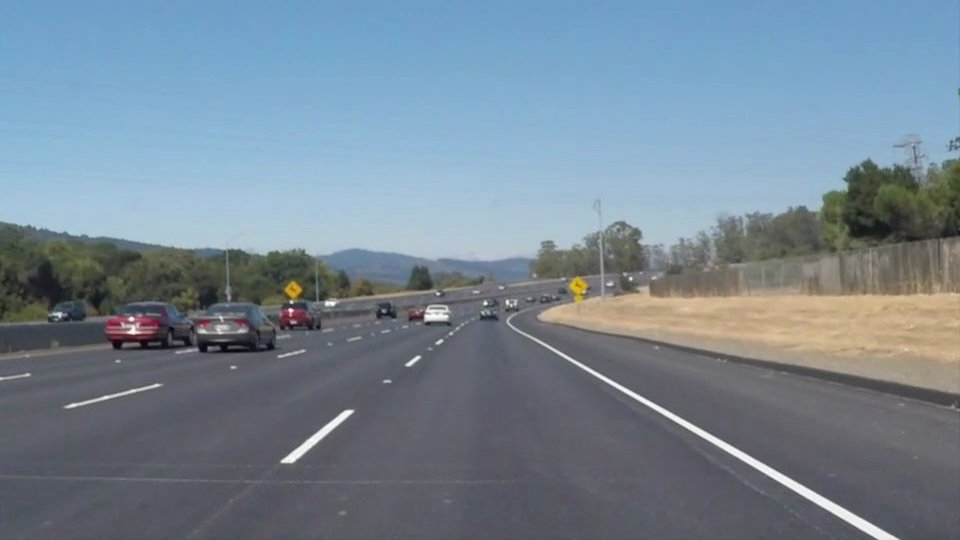
#> input picture test_images/solidWhiteCurve.jpg, 960 x 540 px; its folder holds 4 pictures in this run
$ jupyter execute --allow-errors P1.ipynb   (shell and % lines are left out)
#> lines starting #> are read from the running program, lines starting #| are printed output that depends on the picture; after the words box and inside, x2 and y2 are one past the last pixel; in counts of white or black regions, pixels touching at a corner belong together
#> further down, image is the input picture: shape (540, 960, 3); mean R, G, B 118.5, 134.5, 148.1
### tools.py
import numpy as np
import cv2

# Display tools
import IPython.display
import PIL.Image

# Write tools
from cStringIO import StringIO


## Constants

left_lane_verts = np.array([[[0, 539], [358, 539], [470, 323], [421, 323]]])
right_lane_verts = np.array([[[960 - vert[0], vert[1]] for vert in left_lane_verts[0]]])


## Functions

def showarray(a, fmt='png'):
    '''
    Displays an image without the ugliness of matplotlib
    '''
    a = np.uint8(a)
    f = StringIO()
    PIL.Image.fromarray(a).save(f, fmt)
    IPython.display.display(IPython.display.Image(data=f.getvalue()))


def region_of_interest(img, vertices):
    """
    Applies an image mask.

    Only keeps the region of the image defined by the polygon
    formed from `vertices`. The rest of the image is set to black.
    """
    #defining a blank mask to start with
    mask = np.zeros_like(img)

    #defining a 3 channel or 1 channel color to fill the mask with depending on the input image
    if len(img.shape) > 2:
        channel_count = img.shape[2]  # i.e. 3 or 4 depending on your image
        ignore_mask_color = (255,) * channel_count
    else:
        ignore_mask_color = 255

    #filling pixels inside the polygon defined by "vertices" with the fill color
    cv2.fillPoly(mask, vertices, ignore_mask_color)
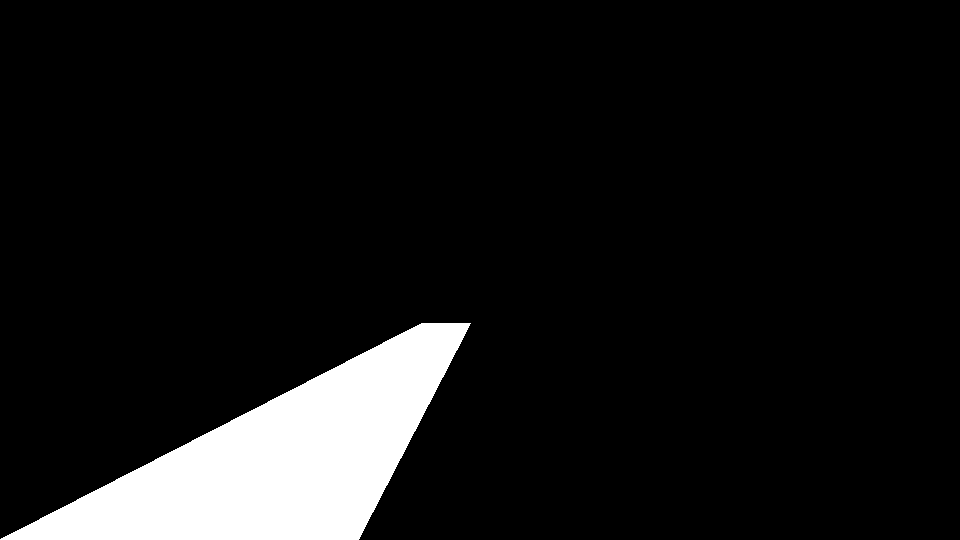
#> mask: shape (540, 960, 3); 8.6% white; 1 white region, box (x1, y1, x2, y2) and area: (0, 323, 471, 540) 44479

    #returning the image only where mask pixels are nonzero
    masked_image = cv2.bitwise_and(img, mask)
    return masked_image


# [31 lines left out: functions show_thresholded_image, lane_line_hue, not called in this run]


# LINE PROCESSING

def lane_line_color(mean_hue, hue_threshold=90):
    if mean_hue >= hue_threshold:
        return 'yellow'
    else:
        return 'white'


def get_lines(image, rho, theta, vote_threshold, min_line_length, max_line_gap):
    lines_unformatted = cv2.HoughLinesP(image, rho, theta, vote_threshold, np.array([]),
            min_line_length, max_line_gap)
    lines = [((line[0][0], line[0][1]), (line[0][2], line[0][3])) for line in lines_unformatted]

    return lines


def get_line_intercepts(p0, p1, y_bottom, y_top):
    x0, y0 = map(float, p0)
    x1, y1 = map(float, p1)

    x_bottom = 1.0 * x0 + (x1 - x0) * ((y_bottom - y0) / (y1 - y0))
    x_top = 1.0 * x0 + (x1 - x0) * ((y_top - y0) / (y1 - y0))

    return (x_bottom, y_bottom), (x_top, y_top)


def extend_line(line, y_bottom, y_top):
    p0, p1 = line

    p_bottom, p_top = get_line_intercepts(p0, p1, y_bottom, y_top)

    return p_bottom, p_top


def average_lines(lines):
    x_bottom = np.mean([line[0][0] for line in lines])
    y_bottom = np.mean([line[0][1] for line in lines])
    x_top = np.mean([line[1][0] for line in lines])
    y_top = np.mean([line[1][1] for line in lines])

    return (x_bottom, y_bottom), (x_top, y_top)


def int_line(line):
    intify = lambda x: int(round(x))
    return tuple(map(intify, line[0])), tuple(map(intify, line[1]))


## Classes

class LanesImage(object):
    # TODO - make this a class that applies to either left or right, and then each image has two
    def __init__(self, original_image):
        self.original_image = np.copy(original_image)
        self.l_verts = left_lane_verts
        self.r_verts = right_lane_verts


    def mask_lanes(self):
        self.l_masked = region_of_interest(self.original_image, self.l_verts)
        self.r_masked = region_of_interest(self.original_image, self.r_verts)
#> in region_of_interest (call 2), `cv2.fillPoly(mask, vertices, ignore_mask_color)`:
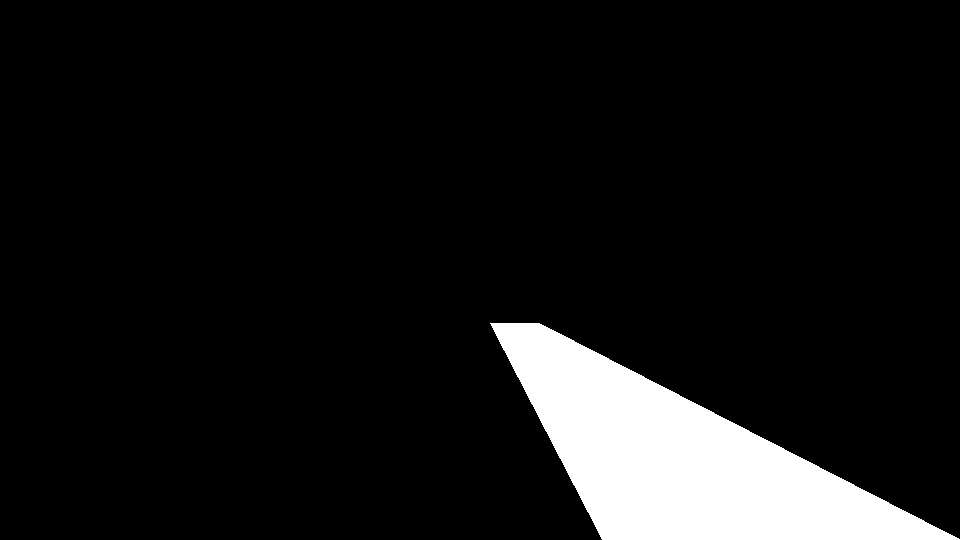
#> mask: shape (540, 960, 3); 8.6% white; 1 white region, box (x1, y1, x2, y2) and area: (490, 323, 960, 540) 44370
#> in region_of_interest (call 2), `masked_image = cv2.bitwise_and(img, mask)`:
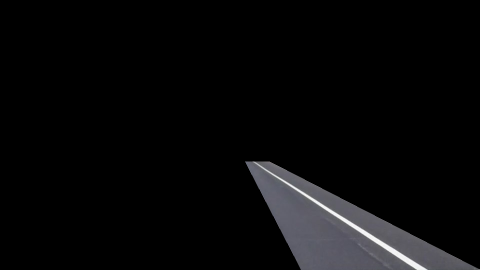
#> masked_image: shape (540, 960, 3) (shown at 1/2 size); mean R, G, B 8.8, 8.8, 9.6

        return self.l_masked, self.r_masked


    def get_hue_and_color(self, val_threshold=190):
#> called with val_threshold = 190
        self.l_masked_hsv, self.r_masked_hsv = \
            map(lambda x: cv2.cvtColor(x, cv2.COLOR_RGB2HSV), [self.l_masked, self.r_masked])
#> self.l_masked_hsv: shape (540, 960, 3); mean H, S, V 10.3, 2.2, 8.9
#> self.r_masked_hsv: shape (540, 960, 3); mean H, S, V 10.1, 1.9, 9.6

        self.l_hue = self.l_masked_hsv[self.l_masked_hsv[:,:,2] >= val_threshold][:,1].mean()
        self.r_hue = self.r_masked_hsv[self.r_masked_hsv[:,:,2] >= val_threshold][:,1].mean()

        self.l_color, self.r_color = map(lane_line_color, [self.l_hue, self.r_hue])

        return ((self.l_hue, self.l_color), (self.r_hue, self.r_color))


    def bw_lanes(self, val_threshold=150, hue_threshold=70):
#> called with val_threshold = 150, hue_threshold = 70
        self.l_bw = np.copy(self.l_masked)

        if self.l_color == 'white':
            val_thresholds = self.l_masked_hsv[:,:,2] > val_threshold
#> val_thresholds: shape (540, 960) bool; 0.12% white; 11 white regions (7 under 20 px), largest, box (x1, y1, x2, y2) and area: (310, 392, 364, 426) 395, (170, 516, 191, 522) 111, (406, 351, 420, 360) 60, (433, 336, 440, 341) 24
            self.l_bw[val_thresholds] = [255,255,255]
            self.l_bw[~val_thresholds] = [0,0,0]
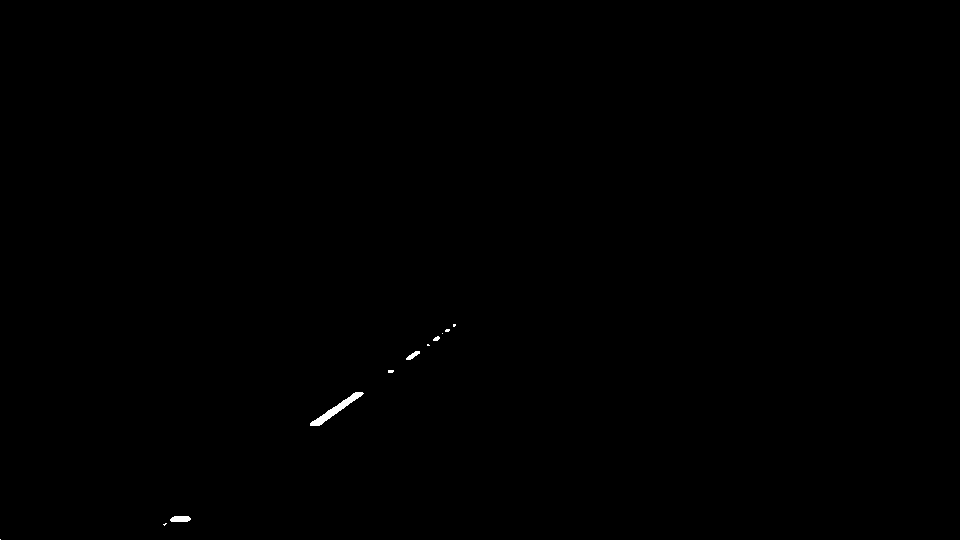
#> self.l_bw: shape (540, 960, 3); 0.12% white; 11 white regions (7 under 20 px), largest, box (x1, y1, x2, y2) and area: (310, 392, 364, 426) 395, (170, 516, 191, 522) 111, (406, 351, 420, 360) 60, (433, 336, 440, 341) 24

        elif self.l_color == 'yellow':
            val_thresholds = self.l_masked_hsv[:,:,2] > val_threshold
            sat_thresholds = self.l_masked_hsv[:,:,1] > hue_threshold
            self.l_bw[val_thresholds & sat_thresholds] = [255, 255, 255]
            self.l_bw[~(val_thresholds & sat_thresholds)] = [0, 0, 0]


        self.r_bw = np.copy(self.r_masked)

        if self.r_color == 'white':
            val_thresholds = self.r_masked_hsv[:,:,2] > val_threshold
#> val_thresholds: shape (540, 960) bool; 0.56% white; 2 white regions (1 under 20 px), largest, box (x1, y1, x2, y2) and area: (505, 323, 855, 540) 2893
            self.r_bw[val_thresholds] = [255,255,255]
            self.r_bw[~val_thresholds] = [0,0,0]

        elif self.r_color == 'yellow':
            val_thresholds = self.r_masked_hsv[:,:,2] > val_threshold
            sat_thresholds = self.r_masked_hsv[:,:,1] > hue_threshold
            self.r_bw[val_thresholds & sat_thresholds] = [255, 255, 255]
            self.r_bw[~(val_thresholds & sat_thresholds)] = [0, 0, 0]


    def gaussian_blur(self, target=None, kernel_size=7):
#> called with kernel_size = 7
        target = target or [self.l_bw, self.r_bw]
        blur = lambda x: cv2.GaussianBlur(x, (kernel_size, kernel_size), 0)
        self.l_gblur, self.r_gblur = map(blur ,target)


    def canny_edge_detection(self, target=None, canny_threshold=70):
#> called with canny_threshold = 70
        target = target or [self.l_gblur, self.r_gblur]
        canny = lambda x: cv2.Canny(x, canny_threshold, 2 * canny_threshold)
        self.l_canny, self.r_canny = map(canny, target)
#> self.l_canny: shape (540, 960); 0.07% white in thin lines or dots, all inside (x1, y1, x2, y2) = (162, 323, 457, 527)
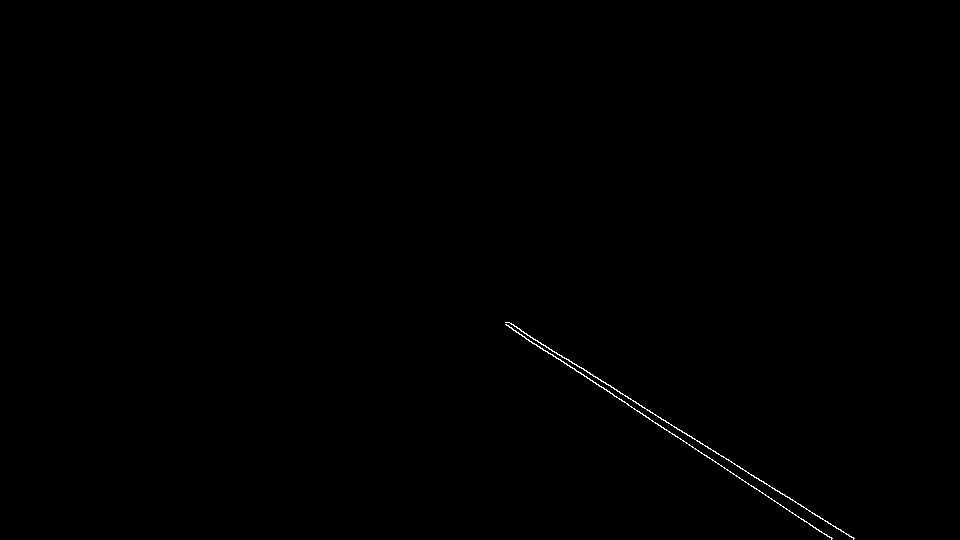
#> self.r_canny: shape (540, 960); 0.2% white in thin lines or dots, all inside (x1, y1, x2, y2) = (505, 322, 855, 540)


    def line_candidates(self,
                        target=None,
                        rho=1,
                        theta = np.pi / 360,
                        vote_threshold = 35,
                        min_line_length = 120,
                        max_line_gap = 110
                       ):
        target = target or [self.l_canny, self.r_canny]
        get_lines_params = lambda x: get_lines(x, rho, theta, vote_threshold,
            min_line_length, max_line_gap)
        self.l_line_candidates, self.r_line_candidates = map(get_lines_params, target)


    def smooth_lines(self, target=None, lines_buffer=None, lines_buffer_len_threshold=7):
        '''Smooths out line candidates.  lines_buffer stores the previous values of smooth_lines for previous frames.

        If lines_buffer is present, smooth_lines will add the new smoothed line to the tail of lines_buffer, and remove the first element of lines_buffer if lines_buffer's length exceeds the lines_buffer_len_threshold.

        It then recomputes self.l_avg_line and self.r_avg_line based on the buffer values, throwing out the two outlier values to insulate line drawing against momentary errors.  It does this at the y_top and y_bottom intercepts irrespective of which line is which, and how they relate to one another, because I am lazy.
        '''
        l_lines, r_lines = target or [self.l_line_candidates, self.r_line_candidates]

        y_bottom = left_lane_verts[0][0][1]
        y_top = left_lane_verts[0][2][1]
        self.l_cand_extended = [extend_line(line, y_bottom, y_top) for line in l_lines]
        self.r_cand_extended = [extend_line(line, y_bottom, y_top) for line in r_lines]

        self.l_avg_line = int_line(average_lines(self.l_cand_extended))
        self.r_avg_line = int_line(average_lines(self.r_cand_extended))

        if lines_buffer:
            l_lines, r_lines = lines_buffer

            l_lines.append(self.l_avg_line)
            r_lines.append(self.r_avg_line)

            if len(l_lines) > lines_buffer_len_threshold:
                l_lines.pop(0)
                r_lines.pop(0)

            # get the intercepts for left and right lines
            l_bottom_values = [line[0][0] for line in l_lines]
            l_top_values = [line[1][0] for line in l_lines]
            r_bottom_values = [line[0][0] for line in r_lines]
            r_top_values = [line[1][0] for line in r_lines]

            # throw out the outliners
            if len(l_lines) == lines_buffer_len_threshold:
                l_bottom_values.sort()
                l_top_values.sort()
                r_bottom_values.sort()
                r_top_values.sort()

                l_bottom_values = l_bottom_values[1:-1]
                l_top_values = l_top_values[1:-1]
                r_bottom_values = r_bottom_values[1:-1]
                r_top_values = r_top_values[1:-1]

            l_lines = [((l_bottom_values[i], y_bottom), (l_top_values[i], y_top)) \
                for i in range(len(l_bottom_values))]
            r_lines = [((r_bottom_values[i], y_bottom), (r_top_values[i], y_top)) \
                for i in range(len(r_bottom_values))]

            self.l_avg_line = int_line(average_lines(l_lines))
            self.r_avg_line = int_line(average_lines(r_lines))


    def draw_lines(self, base=None, lines=None, color=[[234, 2, 80], [234, 2, 80]],
                   transparency = 0.5, width=6):
#> called with transparency = 0.5, width = 6
        base = base or self.original_image
        self.line_image = np.zeros_like(self.original_image)
        lines = lines or [self.l_avg_line, self.r_avg_line]

        for i, line in enumerate(lines):
            cv2.line(self.line_image, tuple(line[0]), tuple(line[1]), color[i], width)

        replace = self.line_image != [0,0,0]
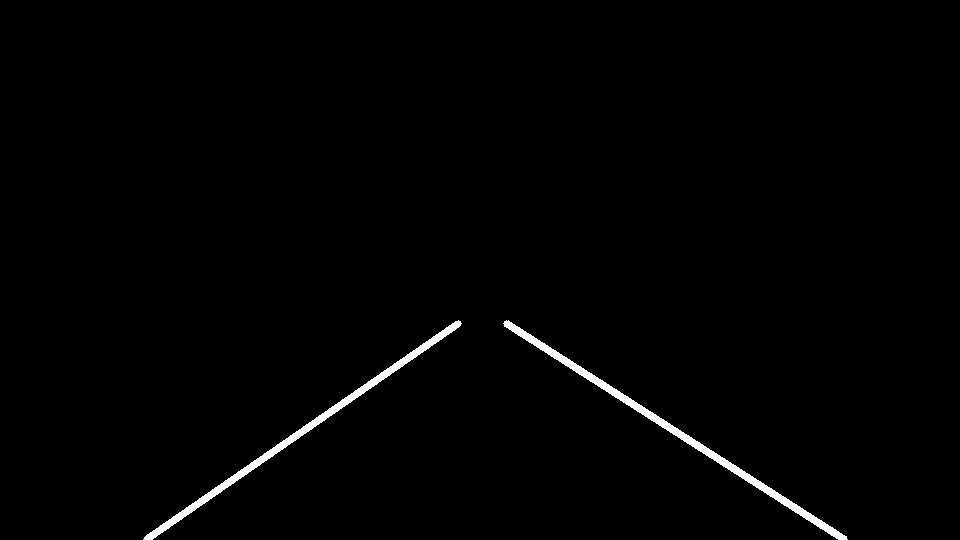
#> replace: shape (540, 960, 3) bool; 1.1% white; 2 white regions, box (x1, y1, x2, y2) and area: (503, 320, 848, 540) 2957, (143, 320, 462, 540) 2703
        base[replace] = self.line_image[replace]
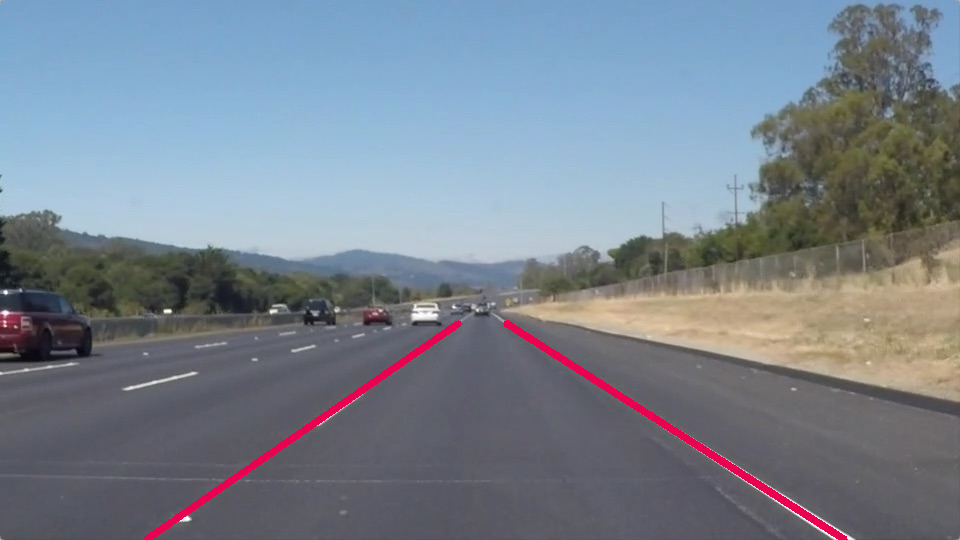
#> base: shape (540, 960, 3); mean R, G, B 121, 130.8, 142.7

        self.base_w_lines = base


    def create_lane_lines(self, lines_buffer=None, lines_buffer_len_threshold=7, debug=False):
        self.mask_lanes()
        self.get_hue_and_color()
        self.bw_lanes()
        self.gaussian_blur()
        self.canny_edge_detection()
        if debug:
            showarray(self.l_canny)
            showarray(self.r_canny)

        self.line_candidates()
        if debug:
            print self.l_line_candidates
            print self.r_line_candidates

        self.smooth_lines(target=None,
                          lines_buffer=lines_buffer,
                          lines_buffer_len_threshold=lines_buffer_len_threshold)

        self.draw_lines()

        return self.base_w_lines

### P1.ipynb
## Import Packages

[cell 1]
#importing some useful packages
import os
import matplotlib.pyplot as plt
import matplotlib.image as mpimg
import numpy as np
import cv2

# IPython
from IPython.display import display, Image

# PIL etc
import PIL.Image
from cStringIO import StringIO

# tools
import tools as t

[cell 2]
image_file_list = os.listdir("test_images/")

images = []

for image_filename in image_file_list:
    image = mpimg.imread('test_images/' + image_filename)
    images += [image]

# Debug

[cell 3]
t = reload(t)

w = t.LanesImage(images[1])
t.showarray(w.original_image)

w.mask_lanes()
# t.showarray(w.l_masked)
# t.showarray(w.r_masked)

w.get_hue_and_color()
w.bw_lanes()
# t.showarray(w.l_bw)
# t.showarray(w.r_bw)

w.gaussian_blur()
# t.showarray(w.l_gblur)
# t.showarray(w.r_gblur)

w.canny_edge_detection()
# t.showarray(w.l_canny)
# t.showarray(w.r_canny)

w.line_candidates()
# print w.l_line_candidates

w.smooth_lines()
# print w.l_cand_extended
# print w.l_avg_line

w.draw_lines()
t.showarray(w.base_w_lines)

[cell 4]
t = reload(t)

w = t.LanesImage(images[1])

t.showarray(w.original_image)
t.showarray(w.create_lane_lines())

## Build a Lane Finding Pipeline

Build the pipeline and run your solution on all test_images. Make copies into the `test_images_output` directory, and you can use the images in your writeup report.

Try tuning the various parameters, especially the low and high Canny thresholds as well as the Hough lines parameters.

## Test on Videos

You know what's cooler than drawing lanes over images? Drawing lanes over video!

We can test our solution on two provided videos:

`solidWhiteRight.mp4`

`solidYellowLeft.mp4`

**Note: if you get an `import error` when you run the next cell, try changing your kernel (select the Kernel menu above --> Change Kernel).  Still have problems?  Try relaunching Jupyter Notebook from the terminal prompt. Also, check out [this forum post](https://carnd-forums.udacity.com/questions/22677062/answers/22677109) for more troubleshooting tips.**

**If you get an error that looks like this:**
```
NeedDownloadError: Need ffmpeg exe.
You can download it by calling:
imageio.plugins.ffmpeg.download()
```
**Follow the instructions in the error message and check out [this forum post](https://carnd-forums.udacity.com/display/CAR/questions/26218840/import-videofileclip-error) for more troubleshooting tips across operating systems.**

[cell 5]
# Import everything needed to edit/save/watch video clips
from moviepy.editor import VideoFileClip
from IPython.display import HTML

[cell 6]
t = reload(t)

counter = 0

previous_lines_l = []
previous_lines_r = []

# [5 lines left out: function process_image, not called in this run]

Let's try the one with the solid white lane on the right first ...

[cell 7]
white_output = 'test_videos_output/solidWhiteRight.mp4'
#> (the rest of this cell did not finish here and is left out)

Play the video inline, or if you prefer find the video in your filesystem (should be in the same directory) and play it in your video player of choice.

[cell 8]
HTML("""
<video width="960" height="540" controls>
  <source src="{0}">
</video>
""".format(white_output))

Now for the one with the solid yellow lane on the left. This one's more tricky!

[cell 9]
yellow_output = 'test_videos_output/solidYellowLeft.mp4'
#> (the rest of this cell did not finish here and is left out)

[cell 10]
HTML("""
<video width="960" height="540" controls>
  <source src="{0}">
</video>
""".format(yellow_output))

## Writeup and Submission

If you're satisfied with your video outputs, it's time to make the report writeup in a pdf or markdown file. Once you have this Ipython notebook ready along with the writeup, it's time to submit for review! Here is a [link](https://github.com/udacity/CarND-LaneLines-P1/blob/master/writeup_template.md) to the writeup template file.

## Optional Challenge

Try your lane finding pipeline on the video below.  Does it still work?  Can you figure out a way to make it more robust?  If you're up for the challenge, modify your pipeline so it works with this video and submit it along with the rest of your project!

_Note: currently fails on first frame.  Lots of options for what to do to adapt, but given my time constraints, I'll move on._

[cell 11]
challenge_output = 'test_videos_output/challenge.mp4'
#> (the rest of this cell did not finish here and is left out)

[cell 12]
HTML("""
<video width="960" height="540" controls>
  <source src="{0}">
</video>
""".format(challenge_output))
